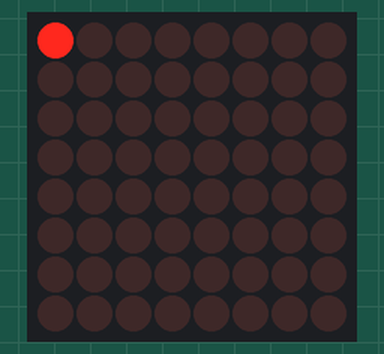
Bench run of a sketch on a simulated Arduino Uno, built with avr-gcc and run on an emulated ATmega328P. Parts: 8×8 LED matrix.

Above: at 0.15 s.
At 1.07 s:
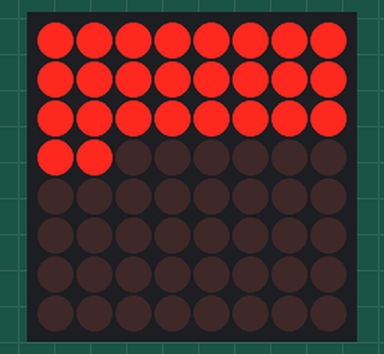
At 1.68 s:
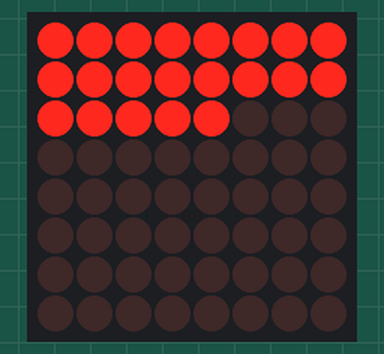
At 2.29 s:
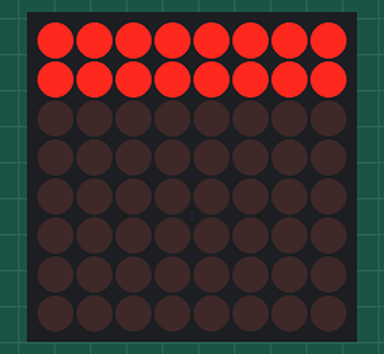
At 3.2 s:
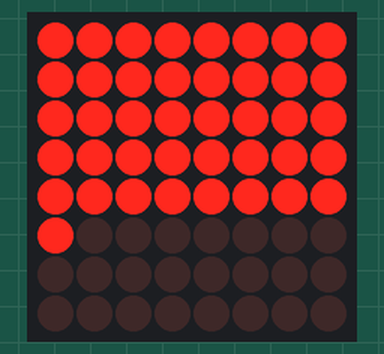
At 4.43 s:
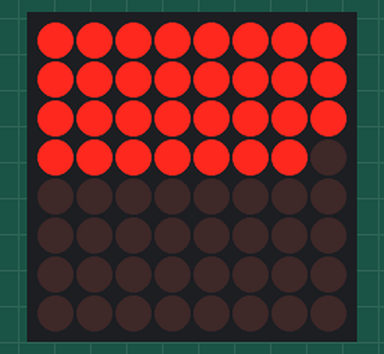

The sketch:

Project_8_LEDMatrix_oneByOne.ino
```cpp
/*
Arduino Uno | LEDMatrix MAX7219
  pin 8    |   DIN (data in)
  pin 10    |   CLK (clock)
  pin 9    |   CS (load)
  VCC 5V    |   VCC
  GND       |   GND
*/

#include "LedControl.h"
LedControl lc=LedControl(8,10,9,1);

void setup() {
  for (int addr=0; addr<lc.getDeviceCount(); addr++){
    lc.shutdown(addr,false);
    lc.setIntensity(addr,addr);
    lc.clearDisplay(addr);
  }
}

void loop(){
  // activate one by one LED
  for (int row=0; row<8; row++){
    for (int addr=0; addr<lc.getDeviceCount(); addr++){
      for (int col=0; col<8; col++){
        lc.setLed(addr,row,col,true);
        delay(10);
      }
    }
  }
  // deactivate one by one LED
  for (int row=0; row<8; row++){
    for (int addr=0; addr<lc.getDeviceCount(); addr++){
      for (int col=0; col<8; col++){
        lc.setLed(addr,row,col,false);
        //delay(10);
      }
    }
  }
}
```

Measured:
- by itself, everything shown: repeats every 4.0 s, in 13 steps
